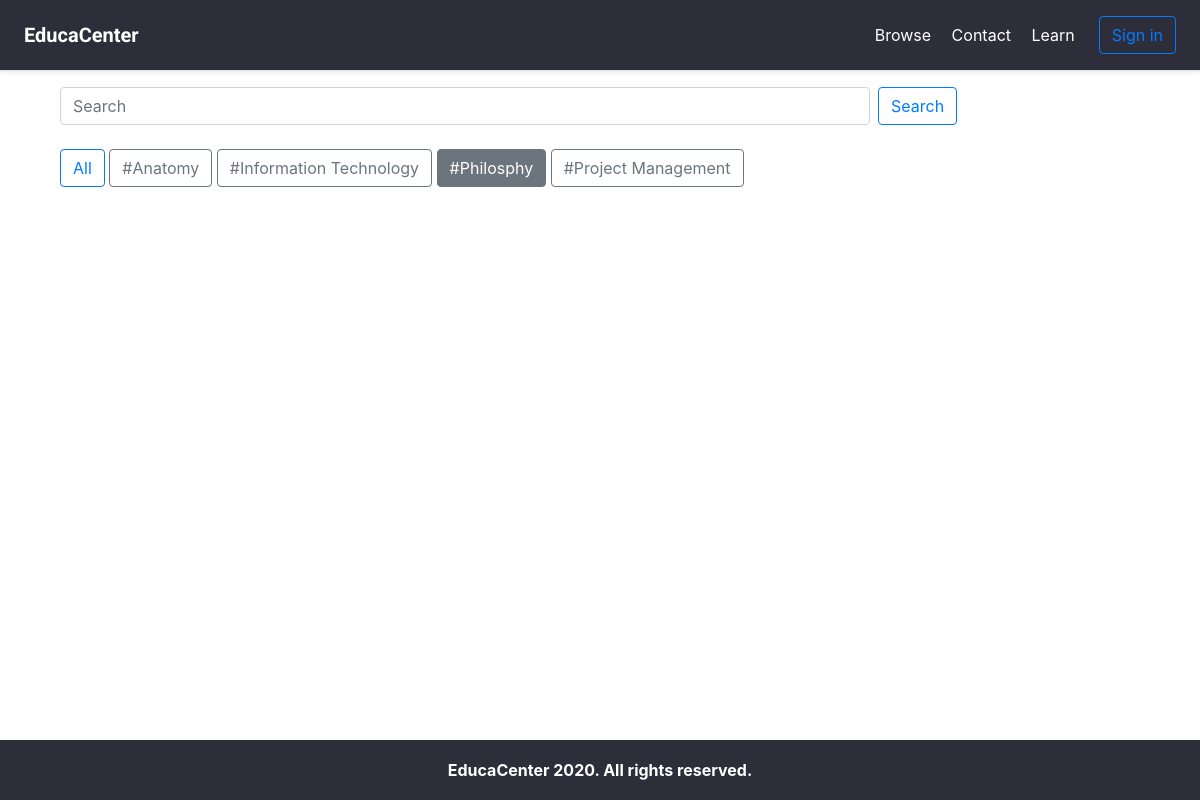
Before: /courses/subject/philosphy/ with the older database file.
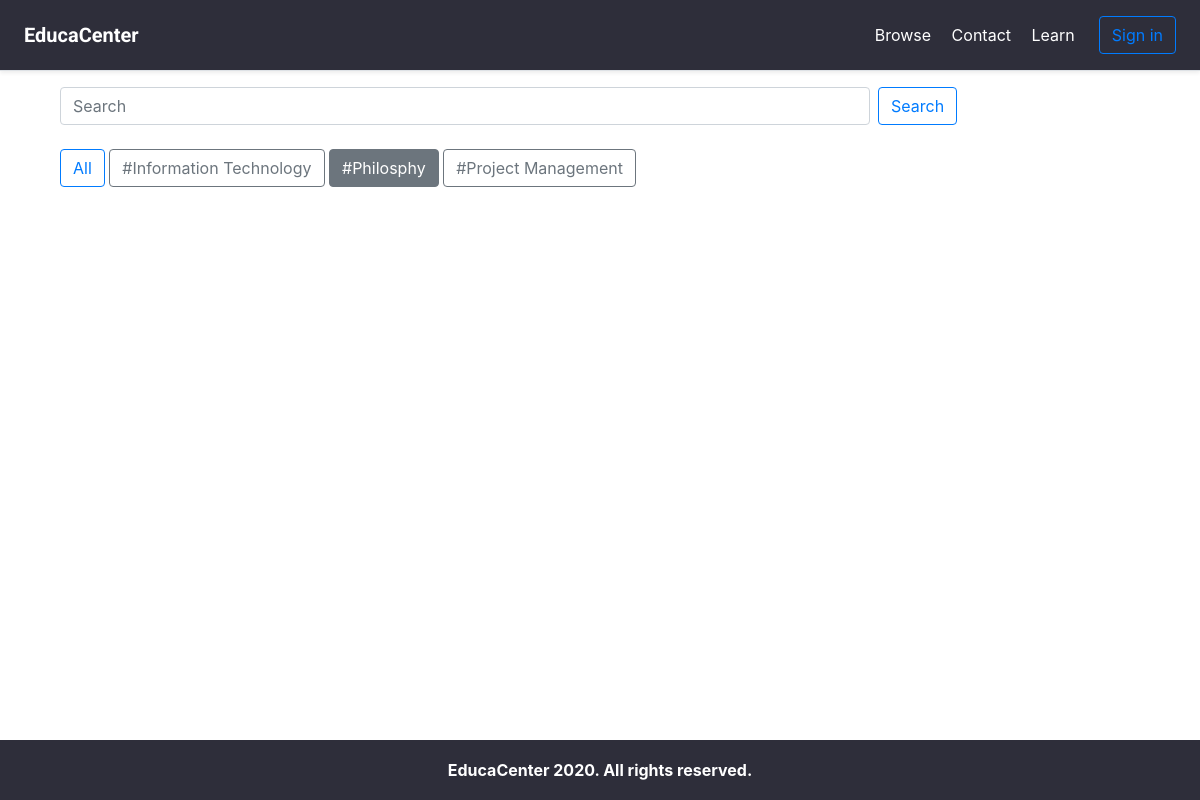
After: the same page with the newer database file.
### courses/models.py (models this page shows, shortened)
class Subject(models.Model):
    title = models.CharField(max_length=200)
    slug = models.SlugField(max_length=200, unique=True)
    class Meta:
        ordering = ['title']

### courses/views.py (the view)
# urls.py: path('', CourseListView.as_view(), name='course_list'),
class CourseListView(TemplateResponseMixin, View):
    model = Course
    template_name = 'courses/course/list.html'
    def get(self, request, subject=None):
        subjects = cache.get('all_subjects')
        courses = Course.objects.all()
        if not subjects:
            subjects = Subject.objects.annotate(
                                            total_courses=Count('courses'))
            cache.set('all_subjects', subjects)
            courses = Course.objects.all()
            paginator = Paginator(courses, 6)
            page_number = request.GET.get('page')
            page_obj = paginator.get_page(page_number)
        all_courses = Course.objects.annotate(
                                            total_modules=Count('modules'))
        if subject:
            subject = get_object_or_404(Subject, slug=subject)
            key = 'subject_{}_courses'.format(subject.id)
            courses = cache.get(key)
            if not courses:
                courses = all_courses.filter(subject=subject)
                cache.set(key, courses)
                cache.set('all_courses', courses)
                paginator = Paginator(courses, 6)
                page_number = request.GET.get('page')
                page_obj = paginator.get_page(page_number)
            else:
                courses = cache.get('all_courses')
                if not courses:
                    courses = all_courses
                    cache.set('all_courses', courses)
        return self.render_to_response({'subjects': subjects,
                                        'subject': subject,
                                        'courses': courses,
                                        'page_obj': page_obj,
                                        'paginator': paginator})

### courses/templates/courses/course/list.html (shortened to what this page needs)
{% extends "base.html" %}
{% block content %}
    <div class="container">
    <div class="row">
    <div class="col-sm-12 col-md-12 col-lg-12">
<form class="form-inline my-2 my-lg-0" action="{% url 'search_results' %}" method="get">
      <input name="q" class="form-control mr-sm-2" style="width: 75%;" type="search" placeholder="Search" aria-label="Search">
      <button class="btn btn-outline-primary my-2 my-sm-0" type="submit" style="border: 1.5px solid #007bff;">Search</button>
    </form>
    </div>
    </div>
    </div>
    <br>
    <div class="container">
  <a href="{% url "course_list" %}"><button type="button"
  style="border: 1.5px solid #007bff;" {% if subject %} class="btn btn-outline-primary" {% else %} class="btn btn-primary" {% endif %}>All</button></a>
  {% for sub in subjects %}
  <a href="{% url "course_list_subject" sub.slug %}"><button type="button"
  style="border: 1.5px solid #6c757d;;" {% if subject %} {% if subject.title == sub.title %} class="btn btn-secondary" {% else %} class="btn btn-outline-secondary" {% endif %} {% endif %} class="btn btn-outline-secondary">#{{ sub.title }}</button></a>
  {% endfor %}
  </div>
<br><br>
<br>
<br>
{% endblock %}

Changed rows visible on the page:
removed Subject: title "Anatomy"
